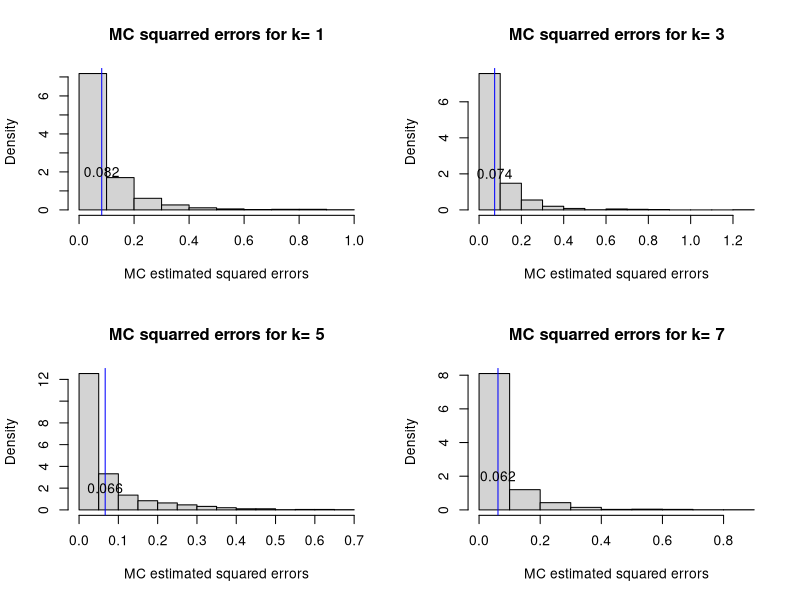
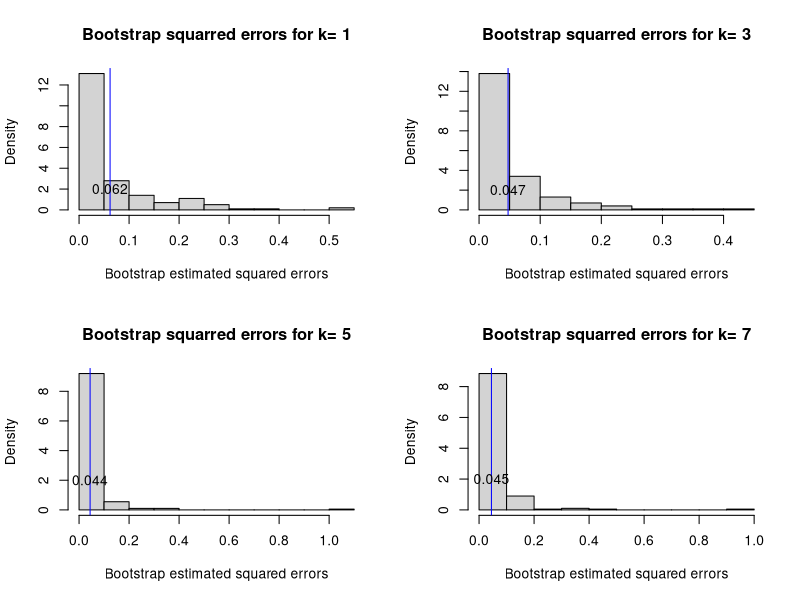

The R script that drew these images, in order:
#### prob 1 #### 
symExp = function(n) {
  expsample <- rexp(n, 1)
  negsign <- rbinom(1, size = n, prob = 0.5)
  negsigned.id <- sample(seq(n), negsign, replace = F)
  negsub <- expsample[negsigned.id] * (-1.0)
  restsub <- expsample[-negsigned.id]
  symsample <- c(negsub, restsub)
  return(symsample)
}

n = 20; mu = 0;
kseq = c(1,3,5,7)
nMC = 1000 #Monte Carlo sample size, i.e. number of trimmed means;
tmean = matrix(0, nMC, length(kseq))
#each column corresponds to a k, with 1000 Monte-Carlo trimmed means.
for (k in 1:length(kseq)){
  for (i in 1:nMC){
    sym = symExp(n)
    OStat = sort(sym)
    tmean[i,k] = mean(OStat[((kseq[k]+1):(n-kseq[k]))])
  }
}

MSE_MC = apply(tmean, 2, function(v) mean((v - mu)^2))
MSE_MC
squerr_MC = (tmean - mu)^2

par(mfrow = c(2,2))
for (k in 1:length(kseq)){
  hist(squerr_MC[,k], prob = TRUE, main = paste('MC squarred errors for k=',kseq[k]),xlab ="MC estimated squared errors")
  abline(v = MSE_MC[k], col = 'blue')
  text(MSE_MC[k], 2, labels = round(MSE_MC[k],3))
}

X = symExp(n)
B = 200
Vec = matrix(0, B, length(kseq))
OneSym = symExp(n)
TrueMu = mean(OneSym)
for (k in 1:length(kseq)){
  for (i in 1:B){
    bsample = sample(OneSym, n, replace = TRUE)
    OStat = sort(bsample)
    Vec[i,k] = mean(OStat[((kseq[k]+1):(n-kseq[k]))])
  }
}

MSE_Bt = sapply(1:length(kseq), function(k) mean((Vec[,k] - TrueMu)^2))
MSE_Bt
squerr_Bt = sapply(1:length(kseq), function(k) (Vec[,k] - TrueMu)^2)
 
par(mfrow = c(2,2))
for (k in 1:length(kseq)){
  hist(squerr_Bt[,k], prob = TRUE, main = paste('Bootstrap squarred errors for k=',kseq[k]),xlab ="Bootstrap estimated squared errors")
  abline(v = MSE_Bt[k], col = 'blue')
  text(MSE_Bt[k], 2, labels = round(MSE_Bt[k],3))
}

#### prob 2 #### 
